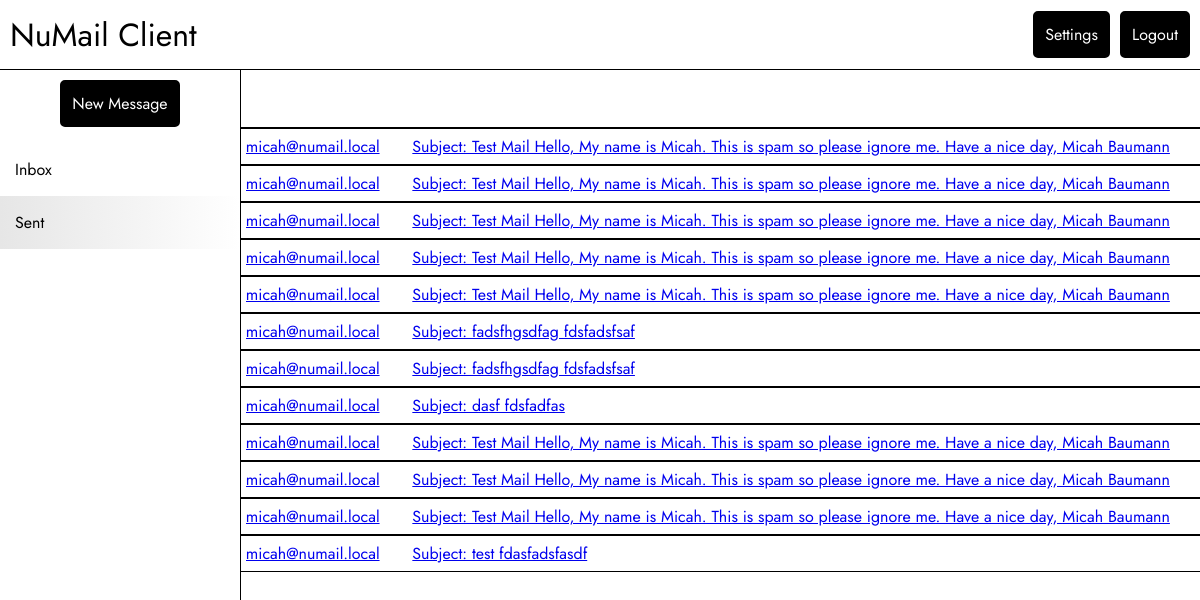
The app's page /sent (signed in), older data.
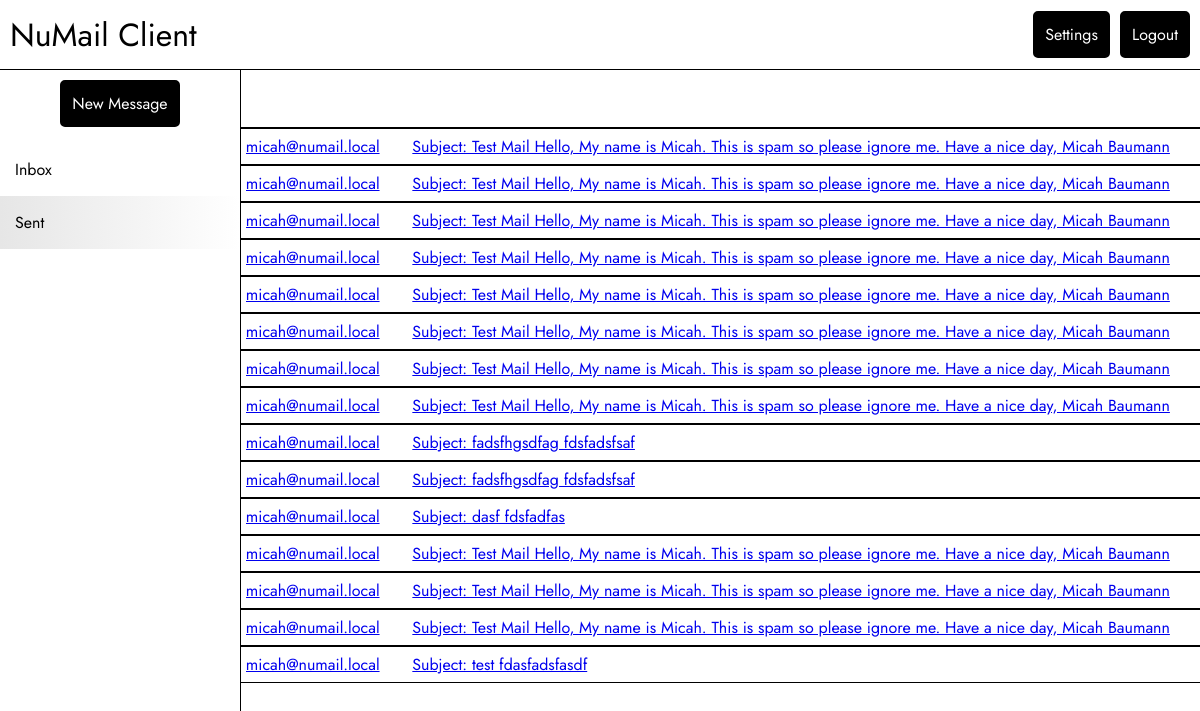
The same page, newer data.
### tables this page shows
CREATE TABLE Messages (
    messageId VARCHAR(255) PRIMARY KEY NOT NULL UNIQUE,
    receiverId VARCHAR(255) DEFAULT NULL,
    messageMailbox INTEGER NOT NULL,
    messageTimestamp DATETIME NOT NULL DEFAULT CURRENT_TIMESTAMP,
    messageType INTEGER NOT NULL DEFAULT 0,
    isSent BOOLEAN NOT NULL DEFAULT 0, -- 0 means you received the message
    messageFrom VARCHAR(100) NOT NULL,
    messageTo VARCHAR(100) NOT NULL,
    messageContent TEXT NOT NULL,
    readConfirm BOOLEAN NOT NULL DEFAULT 0,
    messageSent BOOLEAN NOT NULL DEFAULT 0,
    messageAttachments TEXT DEFAULT NULL,
    messageUnsubscribe VARCHAR(255) DEFAULT NULL,
    messageRead BOOLEAN DEFAULT NULL,
    FOREIGN KEY (messageMailbox) REFERENCES Mailboxes(mailboxId)
);

### ui.py (the view)
@app.route('/sent')
def sent():
    if 'username' not in session:
        return redirect(url_for('login'))
    messages = get_user_messages(user_name=session["username"])
    if not messages:
        messages = []
    return render_template('index.html', messages=messages, isSent=True)

### db/db.py (called while the page is built)
@contextlib.contextmanager
def get_db():
    db = sqlite3.connect("./db/sqlite/numail.db")
    try:
        db.row_factory = sqlite3.Row
        yield db
    finally:
        db.close()

### templates/index.html (shortened to what this page needs)
<!DOCTYPE html>
<html lang="en">
<head>
    <link rel="stylesheet" type="text/css" href="{{ url_for('static', filename='css/style.css') }}">
    <link rel="stylesheet" type="text/css" href="{{ url_for('static', filename='css/index.css') }}">
</head>
<body>
    <div class="header">
        <h1>NuMail Client</h1>
        <div class="header-right">
            <a href="/settings" class="button">Settings</a>
            <a href="/logout" class="button">Logout</a>
        </div>
    </div>
    <div class="main">
        <div class="main-side-by-side">
            <div class="sidebar">
                <div class="sidebar-btn">
                    <a href="/new" class="button">New Message</a>
                </div>
                <ul class="sidebar-list">
                    <li><a href="/" {{'class="sidebar-active"'|safe if not isSent}}>Inbox</a></li>
                    <li><a href="/sent" {{'class="sidebar-active"'|safe if isSent}}>Sent</a></li>
                </ul>
            </div>
            <div class="main-content">
                <div class="main-top">
                </div>
                {% for message in messages %}
                    {% if not isSent %}
                        {% if not message["isSent"] %}
                            <a href="/view/{{message['messageId']}}" class="mail-item">
                                <span class="mail-from">{{message["messageFrom"]}}</span>
                                <span class="mail-dec">{{message["messageContent"]}}</span>
                            </a>
                        {% endif %}
                    {% else %}
                        {% if message["isSent"] %}
                            <a href="/view/{{message['messageId']}}" class="mail-item">
                                <span class="mail-from">{{message["messageFrom"]}}</span>
                                <span class="mail-dec">{{message["messageContent"]}}</span>
                            </a>
                        {% endif %}
                    {% endif %}
                {% endfor %}
            </div>
        </div>
    </div>
</body>
</html>

### static/css/style.css (style rules this page uses)
body { font-family: "Jost", serif; margin: 0; padding: 0; }
.header { width: 100%; padding: 10px; border-bottom: 1px solid black; box-sizing: border-box; display: flex; height: 70px; align-items: center; position: fixed; background-color: white; top: 0; justify-content: space-between; }
.header-right { display: flex; }
.header-right a { margin-left: 10px; }
.header h1 { font-weight: normal; margin: 0; }
.main { margin-top: 70px; height: calc(100vh - 70px); }
.button { padding: 10px; background-color: black; color: white; border: 2px solid black; border-radius: 5px; font-size: 16px; text-decoration: none; }

### static/css/index.css (style rules this page uses)
.main-side-by-side { height: 100%; width: 100%; display: flex; }
.sidebar { border-right: 1px solid black; height: 100%; width: 20%; overflow-y: scroll; }
.main-content { height: 100%; width: 80%; overflow-y: scroll; display: flex; flex-direction: column; }
.sidebar-list { list-style: none; padding-left: 0; box-sizing: border-box; width: 100%; }
.sidebar-list li a { box-sizing: border-box; width: 100%; display: block; }
.sidebar-list li a { color: black; text-decoration: none; padding: 15px; box-sizing: border-box; width: 100%; }
.sidebar-active { background-image: linear-gradient(to right, #E6E6E6 , white); }
.sidebar-btn { width: 100%; display: flex; justify-content: center; margin-top: 10px; }
.main-top { width: 100%; height: 57px; border-bottom: solid 1px black; }
.mail-item { border-bottom: solid 1px black; border-top: solid 1px black; display: flex; align-items: center; height: 35px; padding: 0 5px; }
.mail-from { width: 20%; white-space: nowrap; overflow: hidden; text-overflow: ellipsis; display: inline-block; }
.mail-dec { width: 100%; white-space: nowrap; overflow: hidden; text-overflow: ellipsis; display: inline-block; margin-left: 10px; }

Row changes from the older to the newer data that the page shows:
added Messages: messageFrom "micah@numail.local", messageContent "Subject: Test Mail Hello, My name is Micah. This is spam so please ignore me. Have a nice day, Micah Baumann"
added Messages: messageFrom "micah@numail.local", messageContent "Subject: Test Mail Hello, My name is Micah. This is spam so please ignore me. Have a nice day, Micah Baumann"
added Messages: messageFrom "micah@numail.local", messageContent "Subject: Test Mail Hello, My name is Micah. This is spam so please ignore me. Have a nice day, Micah Baumann"
